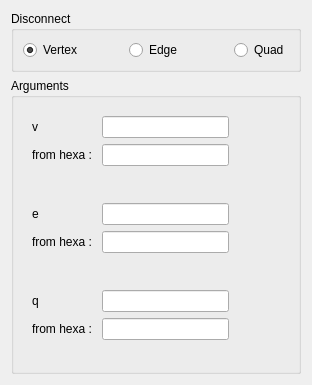
<?xml version="1.0" encoding="UTF-8"?>
<ui version="4.0">
 <class>DisconnectDialog</class>
 <widget class="QDialog" name="DisconnectDialog">
  <property name="geometry">
   <rect>
    <x>0</x>
    <y>0</y>
    <width>312</width>
    <height>385</height>
   </rect>
  </property>
  <property name="windowTitle">
   <string>Disconnect</string>
  </property>
  <layout class="QVBoxLayout" name="verticalLayout_4">
   <item>
    <widget class="QGroupBox" name="groupBox">
     <property name="sizePolicy">
      <sizepolicy hsizetype="Preferred" vsizetype="Fixed">
       <horstretch>0</horstretch>
       <verstretch>0</verstretch>
      </sizepolicy>
     </property>
     <property name="minimumSize">
      <size>
       <width>0</width>
       <height>10</height>
      </size>
     </property>
     <property name="title">
      <string>Disconnect</string>
     </property>
     <layout class="QGridLayout" name="gridLayout">
      <item row="0" column="0">
       <widget class="QRadioButton" name="rb0">
        <property name="sizePolicy">
         <sizepolicy hsizetype="Expanding" vsizetype="Fixed">
          <horstretch>0</horstretch>
          <verstretch>0</verstretch>
         </sizepolicy>
        </property>
        <property name="text">
         <string>Vertex</string>
        </property>
        <property name="checked">
         <bool>true</bool>
        </property>
       </widget>
      </item>
      <item row="0" column="1">
       <widget class="QRadioButton" name="rb1">
        <property name="sizePolicy">
         <sizepolicy hsizetype="Expanding" vsizetype="Fixed">
          <horstretch>0</horstretch>
          <verstretch>0</verstretch>
         </sizepolicy>
        </property>
        <property name="text">
         <string>Edge</string>
        </property>
       </widget>
      </item>
      <item row="0" column="2">
       <widget class="QRadioButton" name="rb2">
        <property name="text">
         <string>Quad</string>
        </property>
       </widget>
      </item>
     </layout>
    </widget>
   </item>
   <item>
    <widget class="QGroupBox" name="groupBox_2">
     <property name="title">
      <string>Arguments</string>
     </property>
     <layout class="QVBoxLayout" name="verticalLayout">
      <item>
       <widget class="QWidget" name="widget" native="true">
        <layout class="QFormLayout" name="formLayout">
         <item row="0" column="0">
          <widget class="QLabel" name="label_5">
           <property name="text">
            <string>v</string>
           </property>
          </widget>
         </item>
         <item row="0" column="1">
          <widget class="QLineEdit" name="v_le_rb0">
           <property name="sizePolicy">
            <sizepolicy hsizetype="Preferred" vsizetype="Fixed">
             <horstretch>0</horstretch>
             <verstretch>0</verstretch>
            </sizepolicy>
           </property>
           <property name="maximumSize">
            <size>
             <width>127</width>
             <height>16777215</height>
            </size>
           </property>
          </widget>
         </item>
         <item row="1" column="0">
          <widget class="QLabel" name="label_2">
           <property name="text">
            <string>from hexa : </string>
           </property>
          </widget>
         </item>
         <item row="1" column="1">
          <widget class="QLineEdit" name="h_le_rb0">
           <property name="maximumSize">
            <size>
             <width>127</width>
             <height>16777215</height>
            </size>
           </property>
          </widget>
         </item>
        </layout>
       </widget>
      </item>
      <item>
       <widget class="QWidget" name="widget_2" native="true">
        <layout class="QFormLayout" name="formLayout_2">
         <item row="0" column="0">
          <widget class="QLabel" name="label_3">
           <property name="text">
            <string>e</string>
           </property>
          </widget>
         </item>
         <item row="0" column="1">
          <widget class="QLineEdit" name="e_le_rb1">
           <property name="maximumSize">
            <size>
             <width>127</width>
             <height>16777215</height>
            </size>
           </property>
          </widget>
         </item>
         <item row="1" column="0">
          <widget class="QLabel" name="label_4">
           <property name="text">
            <string>from hexa : </string>
           </property>
          </widget>
         </item>
         <item row="1" column="1">
          <widget class="QLineEdit" name="h_le_rb1">
           <property name="maximumSize">
            <size>
             <width>127</width>
             <height>16777215</height>
            </size>
           </property>
          </widget>
         </item>
        </layout>
       </widget>
      </item>
      <item>
       <widget class="QWidget" name="widget_3" native="true">
        <layout class="QFormLayout" name="formLayout_3">
         <item row="0" column="0">
          <widget class="QLabel" name="label_7">
           <property name="text">
            <string>q</string>
           </property>
          </widget>
         </item>
         <item row="0" column="1">
          <widget class="QLineEdit" name="q_le_rb2">
           <property name="maximumSize">
            <size>
             <width>127</width>
             <height>16777215</height>
            </size>
           </property>
          </widget>
         </item>
         <item row="1" column="0">
          <widget class="QLabel" name="label_6">
           <property name="text">
            <string>from hexa : </string>
           </property>
          </widget>
         </item>
         <item row="1" column="1">
          <widget class="QLineEdit" name="h_le_rb2">
           <property name="maximumSize">
            <size>
             <width>127</width>
             <height>16777215</height>
            </size>
           </property>
          </widget>
         </item>
        </layout>
       </widget>
      </item>
     </layout>
    </widget>
   </item>
  </layout>
 </widget>
 <resources/>
 <connections>
  <connection>
   <sender>rb0</sender>
   <signal>clicked()</signal>
   <receiver>widget</receiver>
   <slot>show()</slot>
   <hints>
    <hint type="sourcelabel">
     <x>61</x>
     <y>48</y>
    </hint>
    <hint type="destinationlabel">
     <x>76</x>
     <y>104</y>
    </hint>
   </hints>
  </connection>
  <connection>
   <sender>rb0</sender>
   <signal>clicked()</signal>
   <receiver>widget_2</receiver>
   <slot>hide()</slot>
   <hints>
    <hint type="sourcelabel">
     <x>94</x>
     <y>46</y>
    </hint>
    <hint type="destinationlabel">
     <x>181</x>
     <y>180</y>
    </hint>
   </hints>
  </connection>
  <connection>
   <sender>rb0</sender>
   <signal>clicked()</signal>
   <receiver>widget_3</receiver>
   <slot>hide()</slot>
   <hints>
    <hint type="sourcelabel">
     <x>41</x>
     <y>49</y>
    </hint>
    <hint type="destinationlabel">
     <x>73</x>
     <y>310</y>
    </hint>
   </hints>
  </connection>
  <connection>
   <sender>rb1</sender>
   <signal>clicked()</signal>
   <receiver>widget</receiver>
   <slot>hide()</slot>
   <hints>
    <hint type="sourcelabel">
     <x>153</x>
     <y>51</y>
    </hint>
    <hint type="destinationlabel">
     <x>143</x>
     <y>109</y>
    </hint>
   </hints>
  </connection>
  <connection>
   <sender>rb1</sender>
   <signal>clicked()</signal>
   <receiver>widget_2</receiver>
   <slot>show()</slot>
   <hints>
    <hint type="sourcelabel">
     <x>197</x>
     <y>48</y>
    </hint>
    <hint type="destinationlabel">
     <x>218</x>
     <y>182</y>
    </hint>
   </hints>
  </connection>
  <connection>
   <sender>rb1</sender>
   <signal>clicked()</signal>
   <receiver>widget_3</receiver>
   <slot>hide()</slot>
   <hints>
    <hint type="sourcelabel">
     <x>182</x>
     <y>38</y>
    </hint>
    <hint type="destinationlabel">
     <x>190</x>
     <y>310</y>
    </hint>
   </hints>
  </connection>
  <connection>
   <sender>rb2</sender>
   <signal>clicked()</signal>
   <receiver>widget_3</receiver>
   <slot>show()</slot>
   <hints>
    <hint type="sourcelabel">
     <x>258</x>
     <y>46</y>
    </hint>
    <hint type="destinationlabel">
     <x>238</x>
     <y>310</y>
    </hint>
   </hints>
  </connection>
  <connection>
   <sender>rb2</sender>
   <signal>clicked()</signal>
   <receiver>widget_2</receiver>
   <slot>hide()</slot>
   <hints>
    <hint type="sourcelabel">
     <x>271</x>
     <y>46</y>
    </hint>
    <hint type="destinationlabel">
     <x>268</x>
     <y>194</y>
    </hint>
   </hints>
  </connection>
  <connection>
   <sender>rb2</sender>
   <signal>clicked()</signal>
   <receiver>widget</receiver>
   <slot>hide()</slot>
   <hints>
    <hint type="sourcelabel">
     <x>255</x>
     <y>48</y>
    </hint>
    <hint type="destinationlabel">
     <x>250</x>
     <y>111</y>
    </hint>
   </hints>
  </connection>
 </connections>
</ui>
